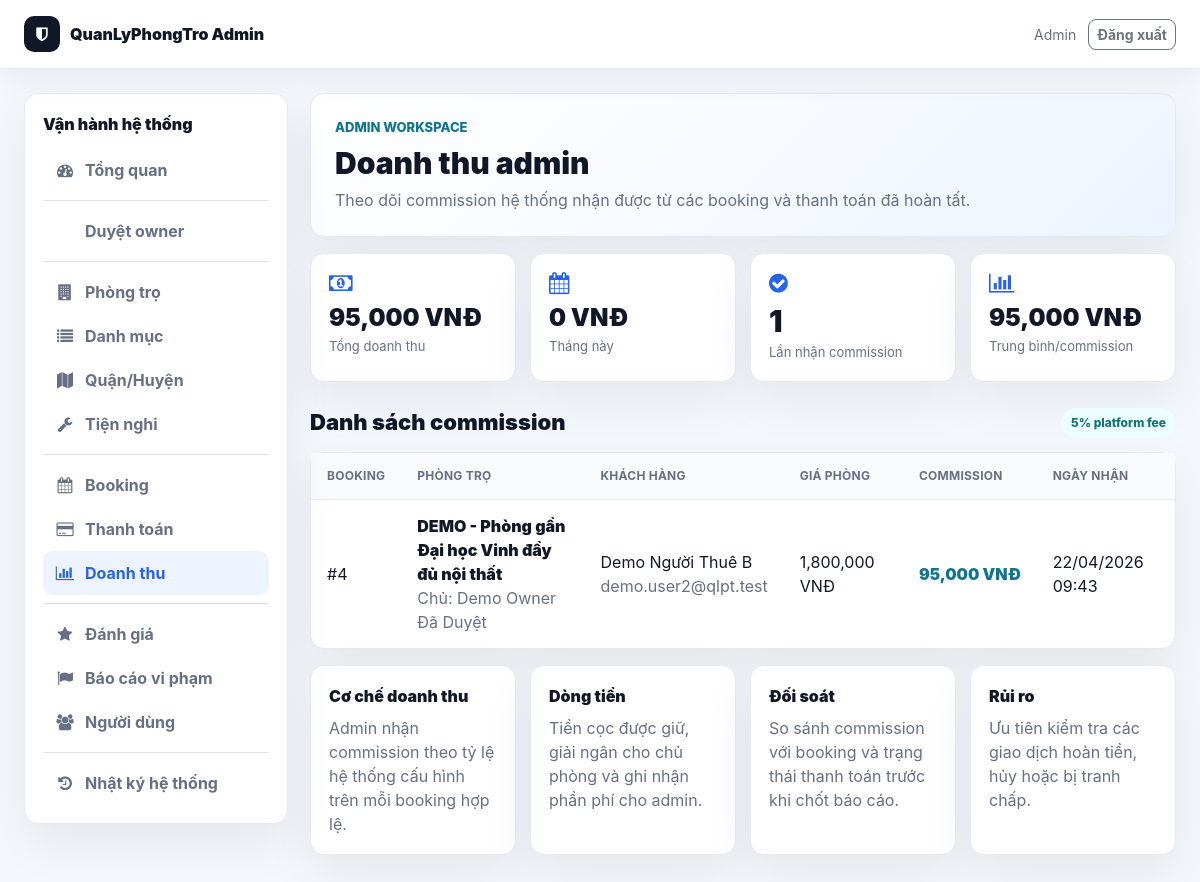
The app's page /public/admin/admin_revenue.php (signed in) with its own data.
### tables this page shows
CREATE TABLE `transactions` (
  `id` int(11) NOT NULL,
  `from_user` int(11) DEFAULT NULL,
  `to_user` int(11) DEFAULT NULL,
  `amount` int(11) DEFAULT NULL,
  `fee` int(11) DEFAULT 0,
  `type` enum('deposit','release','refund','withdraw','fee') DEFAULT NULL,
  `booking_id` int(11) DEFAULT NULL,
  `created_at` timestamp NOT NULL DEFAULT current_timestamp()
);

CREATE TABLE `motels` (
  `id` int(11) NOT NULL,
  `title` varchar(255) NOT NULL,
  `description` text DEFAULT NULL,
  `price` int(11) NOT NULL,
  `deposit_amount` int(11) NOT NULL DEFAULT 0,
  `area` int(11) DEFAULT NULL,
  `address` varchar(255) DEFAULT NULL,
  `province_code` varchar(20) DEFAULT NULL,
  `province_name` varchar(120) DEFAULT NULL,
  `district_code` varchar(20) DEFAULT NULL,
  `district_name` varchar(120) DEFAULT NULL,
  `ward_code` varchar(20) DEFAULT NULL,
  `ward_name` varchar(120) DEFAULT NULL,
  `street_address` varchar(255) DEFAULT NULL,
  `address_api_source` varchar(80) DEFAULT NULL,
  `lat` decimal(10,8) DEFAULT NULL,
  `lng` decimal(11,8) DEFAULT NULL,
  `phone` varchar(20) DEFAULT NULL,
  `user_id` int(11) NOT NULL,
  `category_id` int(11) DEFAULT NULL,
  `district_id` int(11) DEFAULT NULL,
  `status` enum('pending','approved','hidden','rejected') DEFAULT 'pending',
  `room_status` enum('available','reserved','rented','unavailable') NOT NULL DEFAULT 'available',
  `rejection_reason` text DEFAULT NULL,
  `rejected_by` int(11) DEFAULT NULL,
  `rejected_at` datetime DEFAULT NULL,
  `count_view` int(11) DEFAULT 0,
  `created_at` timestamp NOT NULL DEFAULT current_timestamp(),
  `updated_at` timestamp NULL DEFAULT NULL,
  `bedrooms` int(11) DEFAULT 0,
  `bathrooms` int(11) DEFAULT 0,
  `max_people` int(11) DEFAULT NULL,
  `utilities` text DEFAULT NULL,
  `furniture` text DEFAULT NULL,
  `verification_status` varchar(30) NOT NULL DEFAULT 'unverified',
  `health_score` int(11) NOT NULL DEFAULT 0,
  `is_featured` tinyint(1) NOT NULL DEFAULT 0,
  `available_from` date DEFAULT NULL,
  `service_fee` int(11) NOT NULL DEFAULT 0,
  `electricity_unit_price` int(11) NOT NULL DEFAULT 0,
  `water_fee_per_person` int(11) NOT NULL DEFAULT 0,
  `internet_fee` int(11) NOT NULL DEFAULT 0,
  `parking_fee` int(11) NOT NULL DEFAULT 0,
  `other_fee` int(11) NOT NULL DEFAULT 0,
  `service_note` varchar(255) DEFAULT NULL,
  `deposit_months` decimal(3,1) NOT NULL DEFAULT 1.0
);

CREATE TABLE `users` (
  `id` int(11) NOT NULL,
  `name` varchar(100) DEFAULT NULL,
  `email` varchar(150) DEFAULT NULL,
  `password` varchar(255) DEFAULT NULL,
  `reset_token` varchar(64) DEFAULT NULL,
  `reset_expires` datetime DEFAULT NULL,
  `force_password_change` tinyint(1) NOT NULL DEFAULT 0,
  `phone` varchar(20) DEFAULT NULL,
  `avatar` varchar(255) DEFAULT NULL,
  `role` enum('user','owner','admin') DEFAULT 'user',
  `created_at` timestamp NOT NULL DEFAULT current_timestamp(),
  `status` varchar(20) DEFAULT 'pending',
  `owner_verification_status` enum('not_required','pending_verification','submitted','approved','rejected') NOT NULL DEFAULT 'not_required',
  `approved_by` int(11) DEFAULT NULL,
  `approved_at` datetime DEFAULT NULL,
  `rejection_reason` text DEFAULT NULL,
  `address` text DEFAULT NULL,
  `idcard_number` varchar(50) DEFAULT NULL,
  `trust_score` int(11) NOT NULL DEFAULT 0,
  `admin_note` text DEFAULT NULL,
  `verified_at` datetime DEFAULT NULL,
  `verification_submitted_at` datetime DEFAULT NULL,
  `verification_reviewed_by` int(11) DEFAULT NULL,
  `verification_reviewed_at` datetime DEFAULT NULL,
  `verification_rejection_reason` text DEFAULT NULL,
  `id_card_front` varchar(255) DEFAULT NULL,
  `id_card_back` varchar(255) DEFAULT NULL,
  `selfie_image` varchar(255) DEFAULT NULL,
  `bank_name` varchar(100) DEFAULT NULL,
  `bank_account_no` varchar(50) DEFAULT NULL,
  `bank_account_name` varchar(100) DEFAULT NULL,
  `bank_verified_at` datetime DEFAULT NULL,
  `notify_email` tinyint(1) DEFAULT 1,
  `notify_booking` tinyint(1) DEFAULT 1,
  `show_phone` tinyint(1) DEFAULT 1,
  `dark_mode` tinyint(1) DEFAULT 0
);

### public/admin_init.php (called while the page is built, shortened)
<?php
require_once __DIR__ . '/../config/database.php';
require_once __DIR__ . '/../core/Database.php';
require_once __DIR__ . '/../core/Payment.php';
require_once __DIR__ . '/../core/AdminRevenue.php';
require_once __DIR__ . '/../app/controller/AdminRevenueController.php';
require_once __DIR__ . '/../app/controller/ActivityLogController.php';
$db = new Database($conn);
?>

### app/controller/AdminRevenueController.php (called while the page is built, shortened)
<?php
class AdminRevenueController
{
    private $revenue;
    public function __construct($db)
    {
        $this->revenue = new AdminRevenue($db);
    }
    public function listRevenue()
    {
        $admin_id = $_SESSION['user_id'];
        $page = isset($_GET['page']) ? (int)$_GET['page'] : 1;
        $revenue = $this->revenue->getRevenue($admin_id, $page, ITEMS_PER_PAGE);
        $total = $this->revenue->getRevenueCount($admin_id);
        $total_pages = ceil($total / ITEMS_PER_PAGE);
        $stats = $this->revenue->getStats($admin_id);
        return [
            'revenue' => $revenue,
            'total' => $total,
            'page' => $page,
            'total_pages' => $total_pages,
            'stats' => $stats
        ];
    }
}

### core/AdminRevenue.php (called while the page is built, shortened)
<?php
class AdminRevenue
{
    private $db;
    private $table = 'transactions';
    public function __construct($database)
    {
        $this->db = $database;
    }
    public function getTotalRevenue($admin_id)
    {
        $query = "SELECT SUM(amount) as total
                  FROM {$this->table}
                  WHERE to_user = {$admin_id}
                  AND type = 'fee'";
        $result = $this->db->query($query);
        $row = $result->fetch_assoc();
        return $row['total'] ?? 0;
    }
    public function getRevenue($admin_id, $page = 1, $limit = 10)
    {
        $offset = ($page - 1) * $limit;
        $query = "SELECT t.*,
                         b.user_id, b.motel_id, b.deposit_amount,
                         m.title as motel_title, m.price as motel_price,
                         u.name as user_name, u.email as user_email,
                         uo.name as owner_name
                  FROM {$this->table} t
                  LEFT JOIN bookings b ON t.booking_id = b.id
                  LEFT JOIN motels m ON b.motel_id = m.id
                  LEFT JOIN users u ON b.user_id = u.id
                  LEFT JOIN users uo ON m.user_id = uo.id
                  WHERE t.to_user = {$admin_id}
                  AND t.type = 'fee'
                  ORDER BY t.created_at DESC
                  LIMIT {$offset}, {$limit}";
        return $this->db->getRows($query);
    }
    public function getRevenueCount($admin_id)
    {
        $query = "SELECT COUNT(*) as total
                  FROM {$this->table}
                  WHERE to_user = {$admin_id}
                  AND type = 'fee'";
        $result = $this->db->query($query);
        $row = $result->fetch_assoc();
        return $row['total'] ?? 0;
    }
    public function getStats($admin_id)
    {
        $stats = [];
        $total = $this->getTotalRevenue($admin_id);
        $stats['total'] = $total;
        $query = "SELECT SUM(amount) as total
                  FROM {$this->table}
                  WHERE to_user = {$admin_id}
                  AND type = 'fee'
                  AND MONTH(created_at) = MONTH(NOW())
                  AND YEAR(created_at) = YEAR(NOW())";
        $result = $this->db->query($query);
        $row = $result->fetch_assoc();
        $stats['month'] = $row['total'] ?? 0;
        $query = "SELECT COUNT(*) as total
                  FROM {$this->table}
                  WHERE to_user = {$admin_id}
                  AND type = 'fee'";
        $result = $this->db->query($query);
        $row = $result->fetch_assoc();
        $stats['count'] = $row['total'] ?? 0;
        $stats['average'] = $stats['count'] > 0 ? ceil($stats['total'] / $stats['count']) : 0;
        return $stats;
    }
}
?>

### core/Database.php (called while the page is built, shortened)
<?php
class Database {
    private $conn;
    public function __construct($connection) {
        $this->conn = $connection;
    }
    public function query($sql) {
        return $this->conn->query($sql);
    }
    public function getRows($sql) {
        $result = $this->conn->query($sql);
        if ($result && $result->num_rows > 0) {
            $rows = [];
            while ($row = $result->fetch_assoc()) {
                $rows[] = $row;
            }
            return $rows;
        }
        return [];
    }
}
?>

### public/admin/admin_revenue.php (the view, shortened to what this page needs)
<?php
require_once __DIR__ . '/../admin_init.php';
require_once __DIR__ . '/layout.php';
$controller = new AdminRevenueController($db);
$revenueData = $controller->listRevenue();
$stats = $revenueData['stats'] ?? [];
$revenue = $revenueData['revenue'] ?? [];
?>
<div class="wb-grid wb-stats-4 mb-3">
    <div class="wb-card"><i class="fa fa-money wb-card-icon"></i>
        <div class="wb-card-value fs-4"><?php echo admin_money($stats['total'] ?? 0); ?></div>
        <div class="wb-card-label">Tổng doanh thu</div>
    </div>
    <div class="wb-card"><i class="fa fa-calendar wb-card-icon"></i>
        <div class="wb-card-value fs-4"><?php echo admin_money($stats['month'] ?? 0); ?></div>
        <div class="wb-card-label">Tháng này</div>
    </div>
    <div class="wb-card"><i class="fa fa-check-circle wb-card-icon"></i>
        <div class="wb-card-value"><?php echo (int)($stats['count'] ?? 0); ?></div>
        <div class="wb-card-label">Lần nhận commission</div>
    </div>
    <div class="wb-card"><i class="fa fa-bar-chart wb-card-icon"></i>
        <div class="wb-card-value fs-4"><?php echo admin_money($stats['average'] ?? 0); ?></div>
        <div class="wb-card-label">Trung bình/commission</div>
    </div>
</div>
<div class="wb-section-head">
    <h2>Danh sách commission</h2>
    <span class="wb-pill">5% platform fee</span>
</div>
<div class="wb-table-card">
    <?php if ($revenue): ?>
        <table class="wb-table">
            <thead>
                <tr>
                    <th>Booking</th>
                    <th>Phòng trọ</th>
                    <th>Khách hàng</th>
                    <th>Giá phòng</th>
                    <th>Commission</th>
                    <th>Ngày nhận</th>
                </tr>
            </thead>
            <tbody>
                <?php foreach ($revenue as $item): ?>
                    <tr>
                        <td>#<?php echo (int)($item['booking_id'] ?? 0); ?></td>
                        <td>
                            <div class="wb-title"><?php echo admin_e($item['motel_title'] ?? 'N/A'); ?></div>
                            <div class="wb-muted">Chủ: <?php echo admin_e($item['owner_name'] ?? 'N/A'); ?></div>
                        </td>
                        <td>
                            <div><?php echo admin_e($item['user_name'] ?? 'N/A'); ?></div>
                            <div class="wb-muted"><?php echo admin_e($item['user_email'] ?? ''); ?></div>
                        </td>
                        <td><?php echo admin_money($item['motel_price'] ?? 0); ?></td>
                        <td class="wb-price"><?php echo admin_money($item['amount'] ?? 0); ?></td>
                        <td><?php echo !empty($item['created_at']) ? date('d/m/Y H:i', strtotime((string)$item['created_at'])) : ''; ?></td>
                    </tr>
                <?php endforeach; ?>
            </tbody>
        </table>
    <?php else: ?>
        <div class="wb-empty">Chưa có commission nào. Commission phát sinh khi booking hoàn tất theo luồng thanh toán.</div>
    <?php endif; ?>
</div>
<div class="wb-grid wb-stats-4 mt-3">
    <div class="wb-card">
        <div class="wb-title mb-2">Cơ chế doanh thu</div>
        <div class="wb-muted">Admin nhận commission theo tỷ lệ hệ thống cấu hình trên mỗi booking hợp lệ.</div>
    </div>
    <div class="wb-card">
        <div class="wb-title mb-2">Dòng tiền</div>
        <div class="wb-muted">Tiền cọc được giữ, giải ngân cho chủ phòng và ghi nhận phần phí cho admin.</div>
    </div>
    <div class="wb-card">
        <div class="wb-title mb-2">Đối soát</div>
        <div class="wb-muted">So sánh commission với booking và trạng thái thanh toán trước khi chốt báo cáo.</div>
    </div>
    <div class="wb-card">
        <div class="wb-title mb-2">Rủi ro</div>
        <div class="wb-muted">Ưu tiên kiểm tra các giao dịch hoàn tiền, hủy hoặc bị tranh chấp.</div>
    </div>
</div>

### public/assets/css/modern.css (style rules this page uses)
:root { --app-bg: #f4f7fb; --app-surface: #ffffff; --app-surface-soft: #f8fafc; --app-text: #172033; --app-muted: #667085; --app-border: #e5eaf2; --app-primary: #2563eb; --app-primary-dark: #1e40af; --app-accent: #14b8a6; --app-warning: #f59e0b; --app-danger: #dc2626; --app-success: #16a34a; --app-shadow: 0 14px 40px rgba(15, 23, 42, 0.08); --app-radius: 8px; }
body { background: var(--app-bg) !important; color: var(--app-text); font-family: "Inter", "Segoe UI", Arial, sans-serif !important; }
*, *::before, *::after { box-sizing: border-box; }

### public/assets/css/workbench.css (style rules this page uses)
:root { --wb-bg: #f4f7fb; --wb-surface: #ffffff; --wb-soft: #f8fafc; --wb-text: #101828; --wb-muted: #667085; --wb-border: #e5eaf2; --wb-primary: #2563eb; --wb-primary-dark: #1e40af; --wb-accent: #0e7490; --wb-success: #16a34a; --wb-warning: #f59e0b; --wb-danger: #dc2626; --wb-shadow: 0 18px 50px rgba(15, 23, 42, .07); }
body.workbench { min-height: 100vh; margin: 0; background: var(--wb-bg) !important; color: var(--wb-text); font-family: "Inter", "Segoe UI", Arial, sans-serif; }
.wb-sidebar, .wb-hero, .wb-card, .wb-table-card, .wb-list-card { background: var(--wb-surface); border: 1px solid var(--wb-border); border-radius: 14px; box-shadow: var(--wb-shadow); }
.wb-grid { display: grid; gap: 14px; }
.wb-stats-4 { grid-template-columns: repeat(4, minmax(0, 1fr)); }
.wb-card { padding: 18px; }
.wb-card-icon { color: var(--wb-primary); font-size: 22px; margin-bottom: 12px; }
.wb-card-value { font-size: 30px; line-height: 1; font-weight: 950; }
.wb-card-label { color: var(--wb-muted); font-size: 13px; margin-top: 7px; }
.wb-section-head { margin: 26px 0 14px; display: flex; align-items: center; justify-content: space-between; gap: 12px; }
.wb-section-head h2 { margin: 0; font-size: 22px; font-weight: 950; }
.wb-pill { display: inline-flex; align-items: center; gap: 6px; padding: 6px 10px; border-radius: 999px; background: #ecfeff; color: #0f766e; font-size: 12px; font-weight: 850; }
.wb-muted { color: var(--wb-muted); }
.wb-table { width: 100%; margin: 0; }
.wb-table th, .wb-table td { padding: 14px 16px; border-bottom: 1px solid var(--wb-border); vertical-align: middle; }
.wb-table th { color: var(--wb-muted); background: var(--wb-soft); font-size: 12px; text-transform: uppercase; letter-spacing: .02em; }
.wb-table tr:last-child td { border-bottom: 0; }
.wb-title { color: var(--wb-text); font-weight: 900; }
.wb-price { color: var(--wb-accent); font-weight: 950; white-space: nowrap; }

### records on screen
transactions: booking "4", motels.title "DEMO - Phòng gần Đại học Vinh đầy đủ nội thất", users.name "Demo Owner Đã Duyệt", users.name "Demo Người Thuê B", users.email "demo.user2@qlpt.test", motels.price "1,800,000 VNĐ", amount "95,000 VNĐ", created_at "22/04/2026 09:43"

### other values on screen
admin_e(admin_current_name()) "Admin"
admin_e($item['label']) "Tổng quan"
admin_e($item['label']) "Duyệt owner"
admin_e($item['label']) "Phòng trọ"
admin_e($item['label']) "Danh mục"
admin_e($item['label']) "Quận/Huyện"
admin_e($item['label']) "Tiện nghi"
admin_e($item['label']) "Booking"
admin_e($item['label']) "Thanh toán"
admin_e($item['label']) "Doanh thu"
admin_e($item['label']) "Đánh giá"
admin_e($item['label']) "Báo cáo vi phạm"
admin_e($item['label']) "Người dùng"
admin_e($item['label']) "Nhật ký hệ thống"
admin_e($title) "Doanh thu admin"
